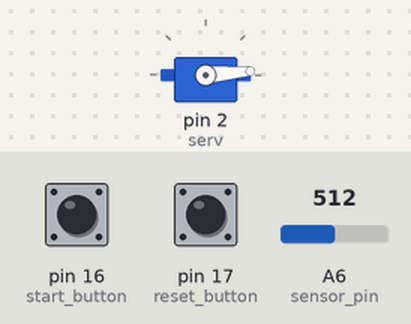
A sketch run on a simulated Arduino Nano, built with avr-gcc and run on an emulated ATmega328P. Shown: servo. The inputs (shaded band) are chosen by the test bench; at power-on: A6 (sensor_pin) = 512, pin 16 (start_button) HIGH, pin 17 (reset_button) HIGH. What the sketch prints to the serial monitor is not drawn.

Above: at 1.2 s.
1.3 s: A6 (sensor_pin) set to 106
4.3 s: A6 (sensor_pin) set to 93
6.0 s: pin 16 (start_button) pulled LOW for 0.15 s
At 7.56 s:
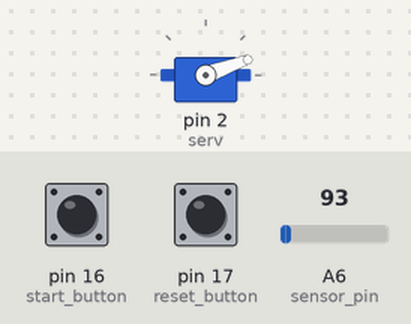
9.1 s: pin 17 (reset_button) pulled LOW for 0.15 s
12.2 s: pin 16 (start_button) pulled LOW for 1 s
At 16.18 s:
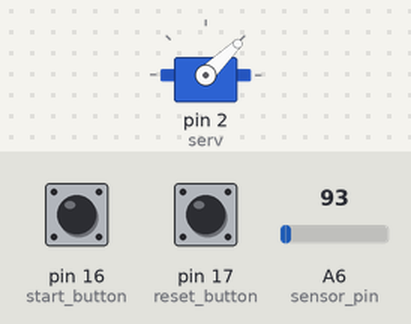
16.2 s: pin 17 (reset_button) pulled LOW for 1 s
Timing chart, 0 to 19.2 s (numbered marks = the images above; inputs shaded):
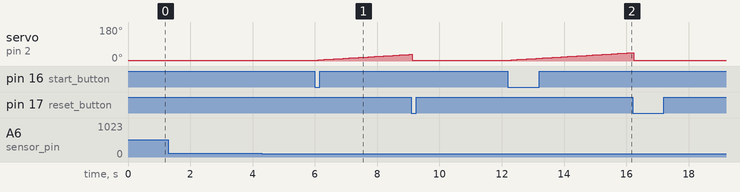

The sketch:

servoDriveSpreadSheet_copy.ino
```cpp
#include<Servo.h>

Servo serv;

int sensor_trigger_val = 155;
int sensor_touch_val = 148;

int claw_full_open_angle = 5;
int claw_close_max_angle = 115;

int start_button = 16;
int reset_button = 17;

int current_pos = claw_full_open_angle;
int sensor_pin = A6;

int servo_attached_pin = 2;
int servo_angle_set_delay = 100; //in ms
int servo_angle_increment = 1;

int run_servo = 0;

int change = 1;

int servo_angle_change = 0;

void setup() {
  pinMode(start_button, INPUT_PULLUP);
  pinMode(reset_button, INPUT_PULLUP);
  pinMode(sensor_pin, INPUT_PULLUP);
  Serial.begin(9600);
  serv.attach(2);
  serv.write(claw_full_open_angle);
}

void loop() {

  Serial.print(current_pos);
  Serial.print("\t");
  Serial.print(analogRead(sensor_pin));
  Serial.print("\t");

  if (digitalRead(reset_button) == LOW) {
    servo_angle_change = 0;
    run_servo = 0;
    current_pos = claw_full_open_angle;
    serv.write(current_pos);
    change = servo_angle_increment;
  }
  if (digitalRead(start_button) == LOW) {
    run_servo = 1;
  }


  if (run_servo == 1) {

    if (analogRead(sensor_pin) >= sensor_trigger_val) {
      change = 0;
    }

    if (analogRead(sensor_pin) < sensor_trigger_val) {
      change = servo_angle_increment;
    }

    current_pos = current_pos + change;
    if (current_pos > claw_close_max_angle) {
      current_pos = claw_close_max_angle;
    }

    if(analogRead(sensor_pin) > sensor_touch_val && analogRead(sensor_pin) < sensor_trigger_val){
      if(change != 0){
        servo_angle_change = servo_angle_change + change;
        Serial.print(servo_angle_change);
        Serial.print("\t");
      }
    }

    delay(servo_angle_set_delay);
    serv.write(current_pos);
  }
}
```

Measured:
- after the input at 1.3 s, every drawn part: stays the same
- after the input at 4.3 s, every drawn part: stays the same
- after the input at 6.0 s, servo on pin 2 (serv): moves from 5° to 35° over 2.9 s, starting after 0.10 s
- after the input at 12.2 s, servo on pin 2 (serv): moves from 5° to 44° over 3.8 s, starting after 0.10 s
